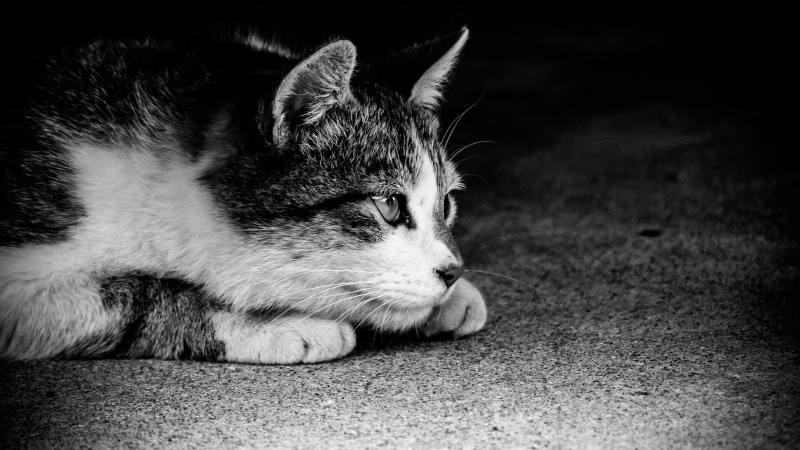
#> input picture input.png, 1600 x 900 px (shown at 1/2 size)
$ python main.py
#> lines starting #> are read from the running program, lines starting #| are printed output that depends on the picture
from PIL import Image
im = Image.open("input.png")
#> im is the input picture: PIL image 1600x900 RGB; min 0, max 255, mean 70.4


def crop_center(pil_img, crop_width, crop_height):
#> called with crop_width = 768, crop_height = 1024
    img_width, img_height = pil_img.size
#> img_width = 1600; img_height = 900
    return pil_img.crop(((img_width - crop_width) // 2,
                         (img_height - crop_height) // 2,
                         (img_width + crop_width) // 2,
                         (img_height + crop_height) // 2))
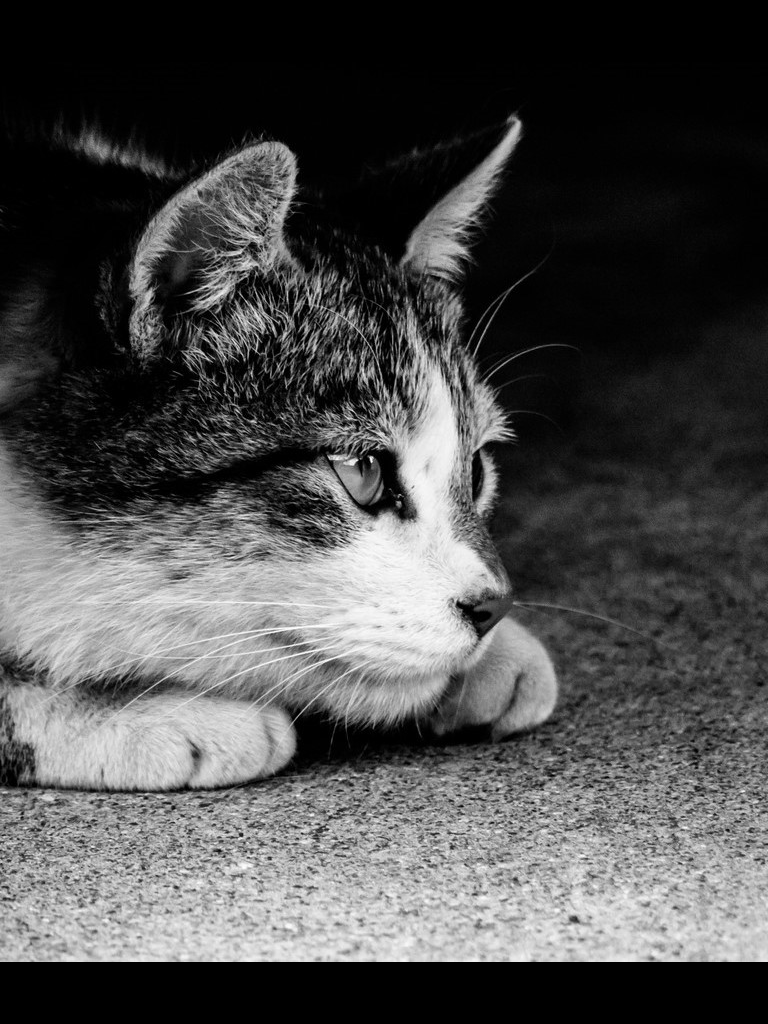
#> returned value: PIL image 768x1024 RGB; min 0, max 255, mean 76.7


im_new = crop_center(im, 768, 1024)
im_new.save('output.png', quality=95)
